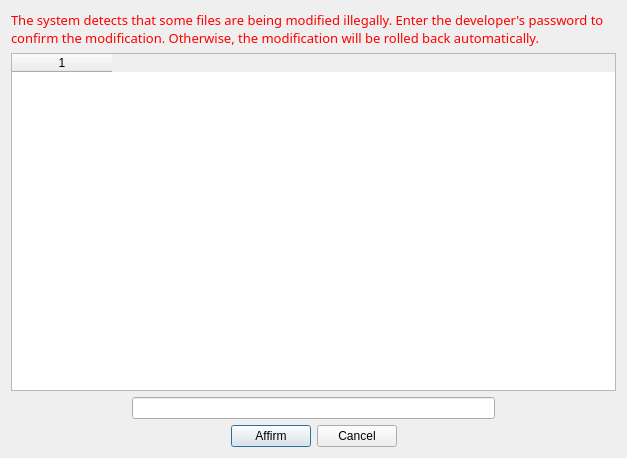
<?xml version="1.0" encoding="UTF-8"?>
<ui version="4.0">
 <class>FileWatcherDialog</class>
 <widget class="QDialog" name="FileWatcherDialog">
  <property name="geometry">
   <rect>
    <x>0</x>
    <y>0</y>
    <width>627</width>
    <height>458</height>
   </rect>
  </property>
  <property name="windowTitle">
   <string>Dialog</string>
  </property>
  <layout class="QGridLayout" name="gridLayout_2">
   <item row="0" column="0">
    <layout class="QGridLayout" name="gridLayout">
     <item row="2" column="0" colspan="3">
      <layout class="QHBoxLayout" name="horizontalLayout" stretch="1,3,1">
       <item>
        <spacer name="horizontalSpacer">
         <property name="orientation">
          <enum>Qt::Horizontal</enum>
         </property>
         <property name="sizeHint" stdset="0">
          <size>
           <width>40</width>
           <height>20</height>
          </size>
         </property>
        </spacer>
       </item>
       <item>
        <widget class="QLineEdit" name="passwordLine">
         <property name="alignment">
          <set>Qt::AlignCenter</set>
         </property>
        </widget>
       </item>
       <item>
        <spacer name="horizontalSpacer_2">
         <property name="orientation">
          <enum>Qt::Horizontal</enum>
         </property>
         <property name="sizeHint" stdset="0">
          <size>
           <width>40</width>
           <height>20</height>
          </size>
         </property>
        </spacer>
       </item>
      </layout>
     </item>
     <item row="1" column="0" colspan="3">
      <widget class="QTableWidget" name="tableWidget">
       <property name="columnCount">
        <number>1</number>
       </property>
       <column/>
      </widget>
     </item>
     <item row="0" column="0" colspan="3">
      <widget class="QLabel" name="label">
       <property name="font">
        <font>
         <family>SimSun-ExtB</family>
         <pointsize>10</pointsize>
        </font>
       </property>
       <property name="toolTip">
        <string>系统检测到部分文件正在被非法修改，请与开发人员联系，在下方输入框内输入开发人员密码以确认是否保存修改。否则将自动回滚至修改前版本。</string>
       </property>
       <property name="styleSheet">
        <string notr="true">QLabel{color:#ff0000}</string>
       </property>
       <property name="text">
        <string>The system detects that some files are being modified illegally. Enter the developer's password to confirm the modification. Otherwise, the modification will be rolled back automatically.</string>
       </property>
       <property name="textFormat">
        <enum>Qt::PlainText</enum>
       </property>
       <property name="wordWrap">
        <bool>true</bool>
       </property>
      </widget>
     </item>
     <item row="3" column="0" colspan="3">
      <layout class="QHBoxLayout" name="horizontalLayout_2">
       <item>
        <spacer name="horizontalSpacer_3">
         <property name="orientation">
          <enum>Qt::Horizontal</enum>
         </property>
         <property name="sizeHint" stdset="0">
          <size>
           <width>40</width>
           <height>20</height>
          </size>
         </property>
        </spacer>
       </item>
       <item>
        <widget class="QPushButton" name="affirmBtn">
         <property name="text">
          <string>Affirm</string>
         </property>
        </widget>
       </item>
       <item>
        <widget class="QPushButton" name="cancelBtn">
         <property name="text">
          <string>Cancel</string>
         </property>
        </widget>
       </item>
       <item>
        <spacer name="horizontalSpacer_4">
         <property name="orientation">
          <enum>Qt::Horizontal</enum>
         </property>
         <property name="sizeHint" stdset="0">
          <size>
           <width>40</width>
           <height>20</height>
          </size>
         </property>
        </spacer>
       </item>
      </layout>
     </item>
    </layout>
   </item>
  </layout>
 </widget>
 <resources/>
 <connections/>
</ui>
